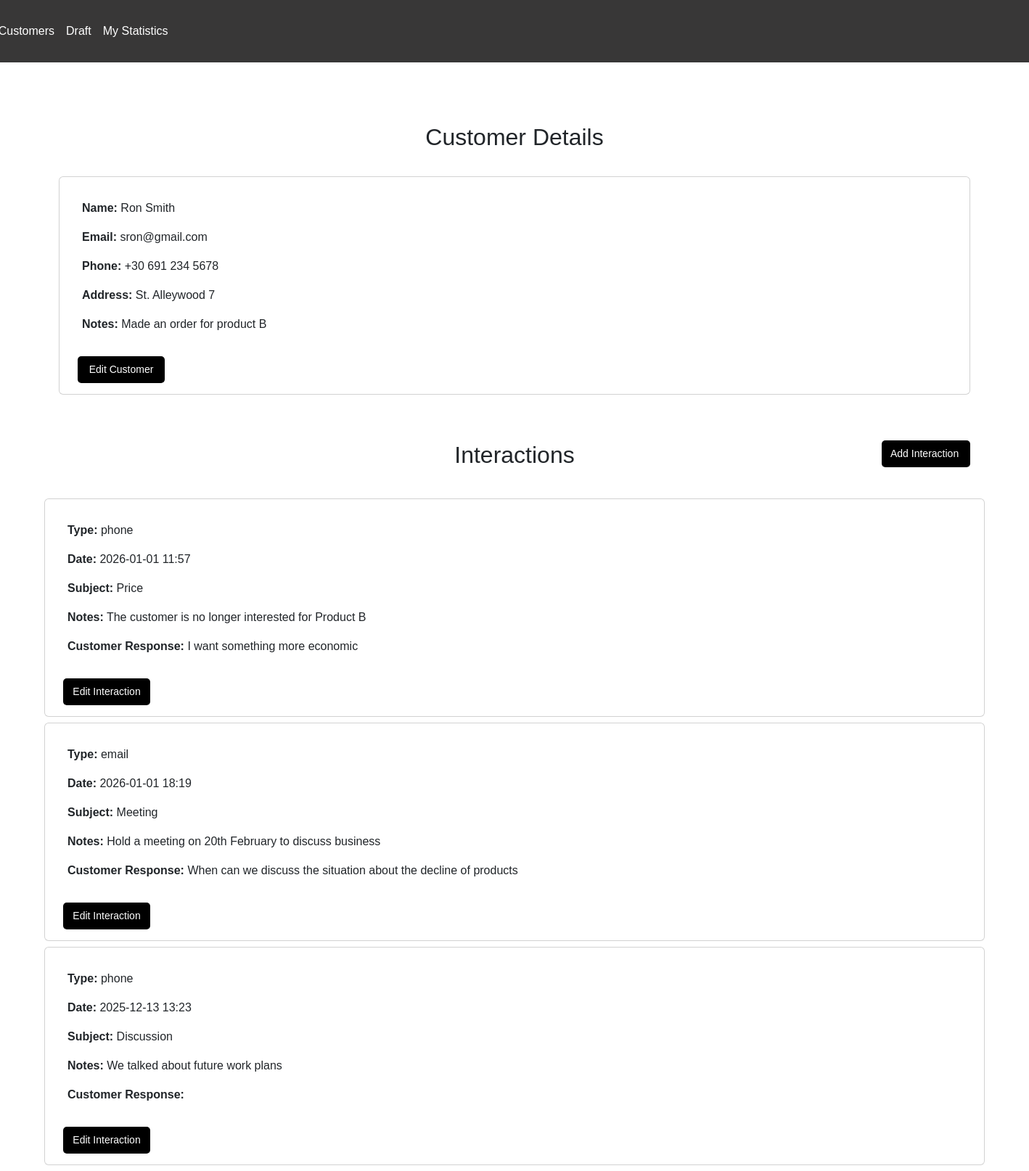
Page /customer/1 (signed in) on the committed database.
### tables this page shows
CREATE TABLE customers (
                        cid INTEGER PRIMARY KEY AUTOINCREMENT,
                        created_by_user_id INTEGER,
                        last_name TEXT NOT NULL,
                        first_name TEXT NOT NULL,
                        "notes" TEXT,
                        address TEXT NOT NULL, 
                        status TEXT NOT NULL DEFAULT 'active',
                        email TEXT NOT NULL,
                        phone TEXT NOT NULL,
                        updated_at TIMESTAMP,
                        created_at TIMESTAMP DEFAULT CURRENT_TIMESTAMP,
                        last_contact_date TIMESTAMP,
                        FOREIGN KEY (created_by_user_id) REFERENCES users (uid)
                    );

CREATE TABLE interactions (
                        iid INTEGER PRIMARY KEY AUTOINCREMENT,
                        customer_id INTEGER,
                        user_id INTEGER,
                        type TEXT NOT NULL DEFAULT 'phone',
                        interaction_date TIMESTAMP,
                        subject TEXT, 
                        notes TEXT,
                        customer_response TEXT,
                        created_at TIMESTAMP DEFAULT CURRENT_TIMESTAMP,
                        FOREIGN KEY (customer_id) REFERENCES customers (cid),
                        FOREIGN KEY (user_id) REFERENCES users (uid)
                    );

### app.py (the view)
@app.route('/customer/<int:cid>')
@roles_permitted(['employee'])
def customer_details(cid):
    db = get_db_conn()
    cursor = db.cursor()
    customer = cursor.execute("SELECT * FROM customers WHERE cid=?", (cid,)).fetchone()
    interactions = cursor.execute("SELECT * FROM interactions WHERE customer_id=?", (cid,)).fetchall()
    if request.args.get('partial') == '1':
        return render_template('employee/customer_details_partial.html',
                               customer=customer, interactions=interactions)
    return render_template('employee/customer_details.html',
                           customer=customer, interactions=interactions)

### app.py (called while the page is built)
def roles_permitted(roles):
    def decorator(f):
        @wraps(f)
        def wrapper(*args, **kwargs):
            if 'uid' in session and session['role'] in roles:
                return f(*args, **kwargs)
            else:
                flash(f'ERROR: you need {roles} role to access this page')
                return redirect('/login')
        return wrapper
    return decorator

def get_db_conn():
    db = sqlite3.connect('crm.db')
    db.row_factory = sqlite3.Row
    return db

### templates/employee/customer_details.html (shortened to what this page needs)
{% extends 'employee/customers.html' %}
{% block content %}
<div class="container mt-4">
    <h2>Customer Details</h2>
    <div class="card">
        <div class="card-body">
            <p><strong>Name:</strong> {{ customer.first_name }} {{ customer.last_name }}</p>
            <p><strong>Email:</strong> {{ customer.email }}</p>
            <p><strong>Phone:</strong> {{ customer.phone }}</p>
            <p><strong>Address:</strong> {{ customer.address }}</p>
            <p><strong>Notes:</strong> {{ customer.notes }}</p>
        </div>
        <a href="/edit/customer/{{ customer['cid'] }}" class="button">Edit Customer</a>
    </div>
    <div class="d-flex align-items-center mt-4 position-relative">
    <h2 class="mx-auto mb-0 text-center">Interactions</h2>
    <a href="/add/interaction/{{ customer['cid'] }}" class="btn-secondary position-absolute end-0">Add Interaction</a>
</div>
</div>
    {% if interactions %}
    {% for interaction in interactions %}
    <div class="card mb-2">
        <div class="card-body">
            <p><strong>Type:</strong> {{ interaction.type }}</p>
            <p><strong>Date:</strong> {{ interaction.interaction_date.replace('T', ' ') }}</p>
            <p><strong>Subject:</strong> {{ interaction.subject }}</p>
            <p><strong>Notes:</strong> {{ interaction.notes }}</p>
            <p><strong>Customer Response:</strong> {{ interaction.customer_response }}</p>
        </div>
            <a href="/edit/interaction/{{ interaction['iid'] }}" class="button">Edit Interaction</a>
    </div>
    {% endfor %}
    {% endif %}
</div>
{% endblock %}

### templates/base.html (style rules this page uses)
.container > * { padding: 20px; }
body { font-family: Arial, sans-serif; background-image: url("https://images.unsplash.com/photo-1506744038136-46273834b3fb?ixlib=rb-4.0.3&ixid=M3wxMjA3fDB8MHxzZWFyY2h8M3x8Y29sb3JmdWx8ZW58MHx8MHx8fDA%3D&w=1000&q=80"); background-size: cover; background-repeat: no-repeat; background-attachment: fixed; }

### templates/employee/customer_details.html (style rules this page uses)
.card { height: auto; margin-bottom: 15px; padding: 15px; }
.button { background-color: #000000; color: #ffffff; padding: 8px 12px; border: none; border-radius: 5px; cursor: pointer; text-decoration: none; font-size: 14px; display: inline-block; margin-left: 10px; width: 120px; text-align: center; }
.btn-secondary { background-color: #000000; color: #ffffff; padding: 8px 12px; border: none; border-radius: 5px; cursor: pointer; text-decoration: none; font-size: 14px; display: inline-block; margin-left: 10px; width: 122px; margin-top: 15px; }
h2 { margin-top: 20px; margin-bottom: 15px; text-align: center; }

### rows in the picture
customers: first_name "Ron", last_name "Smith", email "sron@gmail.com", phone "+30 691 234 5678", address "St. Alleywood 7", notes "Made an order for product B"
interactions: type "phone", interaction_date.replace "2026-01-01 11:57", subject "Price", notes "The customer is no longer interested for Product B", customer_response "I want something more economic"
interactions: type "email", interaction_date.replace "2026-01-01 18:19", subject "Meeting", notes "Hold a meeting on 20th February to discuss business", customer_response "When can we discuss the situation about the decline of products"
interactions: type "phone", interaction_date.replace "2025-12-13 13:23", subject "Discussion", notes "We talked about future work plans"
